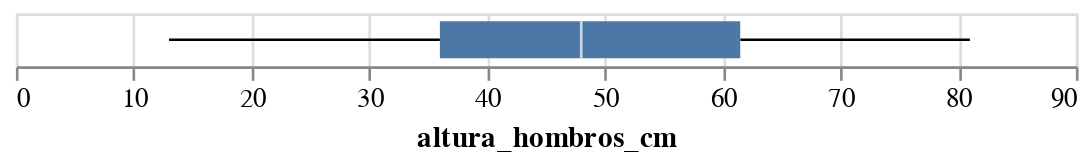

Notebook code for this chart:
### Code cell
alt.Chart(new_dogs_data[(new_dogs_data['altura_hombros_cm'] != 'no data')]).mark_boxplot(extent='min-max').encode(
    x='altura_hombros_cm:Q'
)

### Figure 1 — Vega-Lite specification as saved in the notebook (floating-point values rounded to 4 significant figures; data arrays with more than 128 entries replaced by an {"elided": "..."} marker saying what was removed)
{"config": {"view": {"continuousWidth": 400, "continuousHeight": 300}}, "data": {"name": "data-8b1aac23d25ab3b8432d3d4f57b371f0"}, "mark": {"type": "boxplot", "extent": "min-max"}, "encoding": {"x": {"field": "altura_hombros_cm", "type": "quantitative"}}, "$schema": "https://vega.github.io/schema/vega-lite/v4.17.0.json", "datasets": {"data-8b1aac23d25ab3b8432d3d4f57b371f0": {"elided": "159 records"}}}
